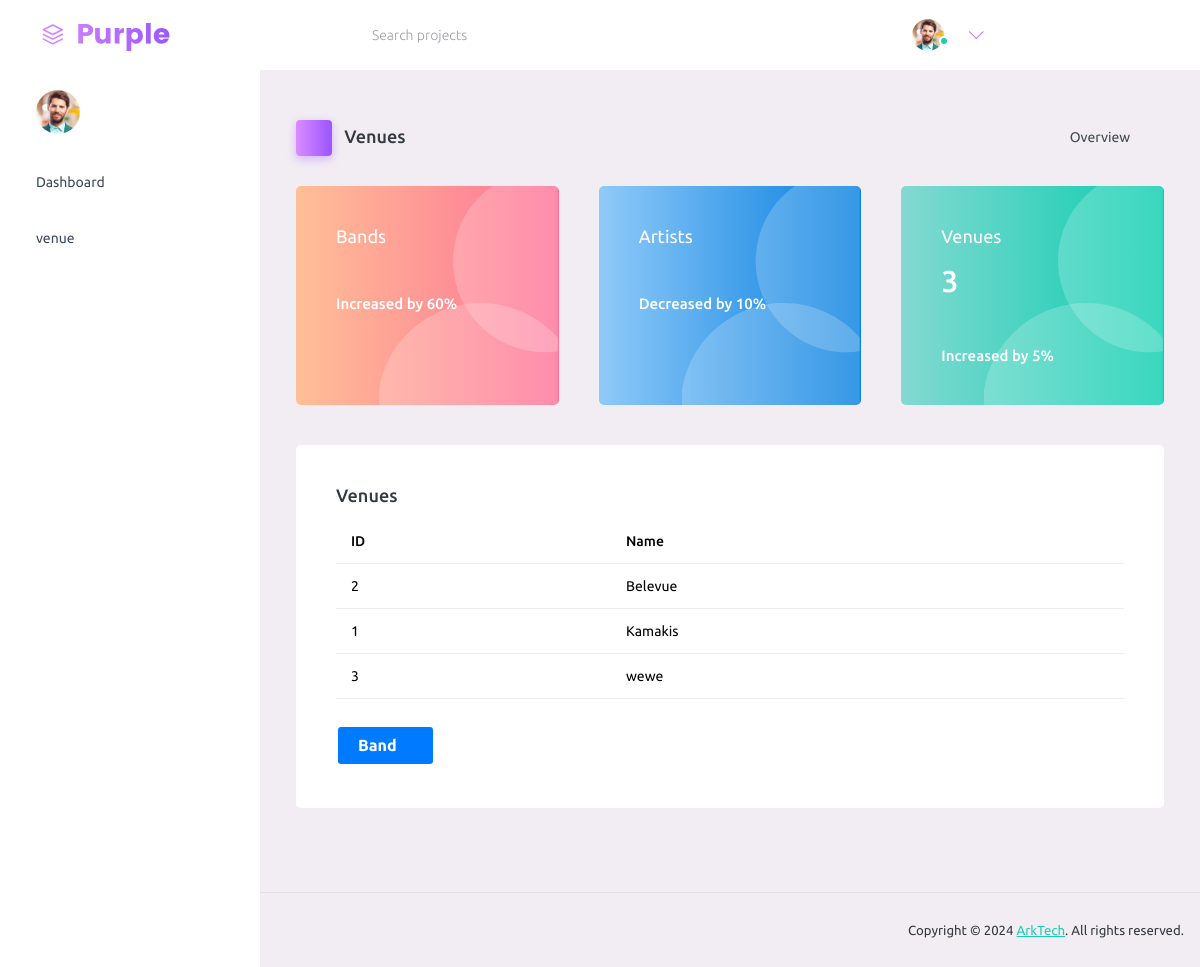
Screenshot of /venues/ with the database file from the repository.
### bands/models.py (models this page shows, shortened)
class Venue(models.Model):
    name = models.CharField(max_length=20)

### bands/views.py (the view)
# urls.py: path('venues/', views.venues, name='venues'),
def venues(request):
    venues = Venue.objects.all().order_by('name')
    all_venues =  venues.count()
    data = {
        "venue": venues,
        'all_venues':all_venues
    }
    return render(request, 'venues.html', data)

### templates/venues.html (shortened to what this page needs)
{% load static %}
<!DOCTYPE html>
<html lang="en">
  <head>
    <link rel="stylesheet" href="{% static 'assets/vendors/mdi/css/materialdesignicons.min.css' %}">
    <link rel="stylesheet" href="{% static 'assets/vendors/ti-icons/css/themify-icons.css'  %}">
    <link rel="stylesheet" href="{% static 'assets/vendors/css/vendor.bundle.base.css'  %}">
    <link rel="stylesheet" href="{% static 'assets/vendors/font-awesome/css/font-awesome.min.css'  %}">
    <link rel="stylesheet" href="{% static 'assets/vendors/font-awesome/css/font-awesome.min.css'  %}" />
    <link rel="stylesheet" href="{% static 'assets/vendors/bootstrap-datepicker/bootstrap-datepicker.min.css'  %}">
    <link rel="stylesheet" href="{% static 'assets/css/style.css'  %}">
  </head>
  <body>
    <div class="container-scroller">
      <nav class="navbar default-layout-navbar col-lg-12 col-12 p-0 fixed-top d-flex flex-row">
        <div class="text-center navbar-brand-wrapper d-flex align-items-center justify-content-start">
          <a class="navbar-brand brand-logo" href="index.html"><img src="{% static 'assets/images/logo.svg'  %}" alt="logo" /></a>
        </div>
        <div class="navbar-menu-wrapper d-flex align-items-stretch">
          <button class="navbar-toggler navbar-toggler align-self-center" type="button" data-toggle="minimize">
            <span class="mdi mdi-menu"></span>
          </button>
          <div class="search-field d-none d-md-block">
            <form class="d-flex align-items-center h-100" action="#">
              <div class="input-group">
                <div class="input-group-prepend bg-transparent">
                  <i class="input-group-text border-0 mdi mdi-magnify"></i>
                </div>
                <input type="text" class="form-control bg-transparent border-0" placeholder="Search projects">
              </div>
            </form>
          </div>
          <ul class="navbar-nav navbar-nav-right">
            <li class="nav-item nav-profile dropdown">
              <a class="nav-link dropdown-toggle" id="profileDropdown" href="#" data-bs-toggle="dropdown" aria-expanded="false">
                <div class="nav-profile-img">
                  <img src="{% static 'assets/images/faces/face1.jpg'  %}" alt="image">
                  <span class="availability-status online"></span>
                </div>
              </a>
            </li>
            <li class="nav-item d-none d-lg-block full-screen-link">
              <a class="nav-link">
                <i class="mdi mdi-fullscreen" id="fullscreen-button"></i>
              </a>
            </li>
            <li class="nav-item nav-logout d-none d-lg-block">
              <a class="nav-link" href="#">
                <i class="mdi mdi-power"></i>
              </a>
            </li>
            <li class="nav-item nav-settings d-none d-lg-block">
              <a class="nav-link" href="#">
                <i class="mdi mdi-format-line-spacing"></i>
              </a>
            </li>
          </ul>
        </div>
      </nav>
      <div class="container-fluid page-body-wrapper">
        <nav class="sidebar sidebar-offcanvas" id="sidebar">
          <ul class="nav">
            <li class="nav-item nav-profile">
              <a href="#" class="nav-link">
                <div class="nav-profile-image">
                  <img src="{% static 'assets/images/faces/face1.jpg'  %}" alt="profile" />
                </div>
                <i class="mdi mdi-bookmark-check text-success nav-profile-badge"></i>
              </a>
            </li>
            <li class="nav-item">
              <a class="nav-link" href="{% url 'home' %}">
                <span class="menu-title">Dashboard</span>
                <i class="mdi mdi-home menu-icon"></i>
              </a>
            </li>
            <li class="nav-item">
              <a class="nav-link" href="{% url 'venues' %}">
                <span class="menu-title">venue</span>
                <i class="mdi mdi-home menu-icon"></i>
              </a>
            </li>
          </ul>
        </nav>
        <div class="main-panel">
          <div class="content-wrapper">
            <div class="page-header">
              <h3 class="page-title">
                <span class="page-title-icon bg-gradient-primary text-white me-2">
                  <i class="mdi mdi-home"></i>
                </span> Venues
              </h3>
              <nav aria-label="breadcrumb">
                <ul class="breadcrumb">
                  <li class="breadcrumb-item active" aria-current="page">
                    Overview <i class="mdi mdi-alert-circle-outline icon-sm text-primary align-middle"></i>
                  </li>
                </ul>
              </nav>
            </div>
            <div class="row">
              <div class="col-md-4 stretch-card grid-margin">
                <div class="card bg-gradient-danger card-img-holder text-white">
                  <div class="card-body">
                    <img src="{% static 'assets/images/dashboard/circle.svg'  %}" class="card-img-absolute" alt="circle-image" />
                    <h4 class="font-weight-normal mb-3">Bands
                    </h4>
                    <h6 class="card-text">Increased by 60%</h6>
                  </div>
                </div>
              </div>
              <div class="col-md-4 stretch-card grid-margin">
                <div class="card bg-gradient-info card-img-holder text-white">
                  <div class="card-body">
                    <img src="{% static 'assets/images/dashboard/circle.svg'%}" class="card-img-absolute" alt="circle-image" />
                    <h4 class="font-weight-normal mb-3">Artists
                    </h4>
                    <h2 class="mb-5">{{ number_of_art }}<h2>
                    <h6 class="card-text">Decreased by 10%</h6>
                  </div>
                </div>
              </div>
              <div class="col-md-4 stretch-card grid-margin">
                <div class="card bg-gradient-success card-img-holder text-white">
                  <div class="card-body">
                    <img src="{% static 'assets/images/dashboard/circle.svg'  %}" class="card-img-absolute" alt="circle-image" />
                    <h4 class="font-weight-normal mb-3">Venues
                    </h4>
                    <h2 class="mb-5">{{ all_venues }}</h2>
                    <h6 class="card-text">Increased by 5%</h6>
                  </div>
                </div>
              </div>
            </div>
            <div class="row">
              <div class="col-12 grid-margin">
                <div class="card">
                  <div class="card-body">
                    <h4 class="card-title">Venues</h4>
                    <div class="table-responsive">
                      <table class="table">
                        <thead>
                          <tr>
                            <th> ID </th>
                            <th> Name</th>
                          </tr>
                        </thead>
                        <tbody>
                          {% for band in venue %}
                          <tr>
                            <td>
                              {{band.id}}
                            </td>
                            <td>
                              {{band.name}}
                            </td>
                            {% endfor %}
                          </tr>
                        </tbody>
                      </table>
                    </div>
                      <nav>
                        <a class="nav-link" href="{% url 'create_band' %}">
                          <button class="btn">
                            <span class="menu-title">Band</span>
                            <i class="mdi mdi-home menu-icon"></i>
                          </button>
                        </a>
                      </nav>
                  </div>
                </div>
              </div>
            </div>
          </div>
          <footer class="footer">
            <div class="d-sm-flex justify-content-center justify-content-sm-between">
              <span class="float-none float-sm-right d-block mt-1 mt-sm-0 text-center">Copyright © 2024 <a href="https://github.com/kibetamos" target="_blank">ArkTech</a>. All rights reserved.</span>
            </div>
          </footer>
        </div>
      </div>
    </div>
  </body>
</html>

### templates/venues.html (style rules this page uses)
.btn { background-color: #007bff; color: white; border: none; padding: 10px 20px; cursor: pointer; text-align: center; text-decoration: none; display: inline-block; font-size: 16px; margin: 4px 2px; transition-duration: 0.4s; }

### rows the page displays
Venue: id "2", name "Belevue"
Venue: id "1", name "Kamakis"
Venue: id "3", name "wewe"

### other values shown
{{ all_venues }} "3"
